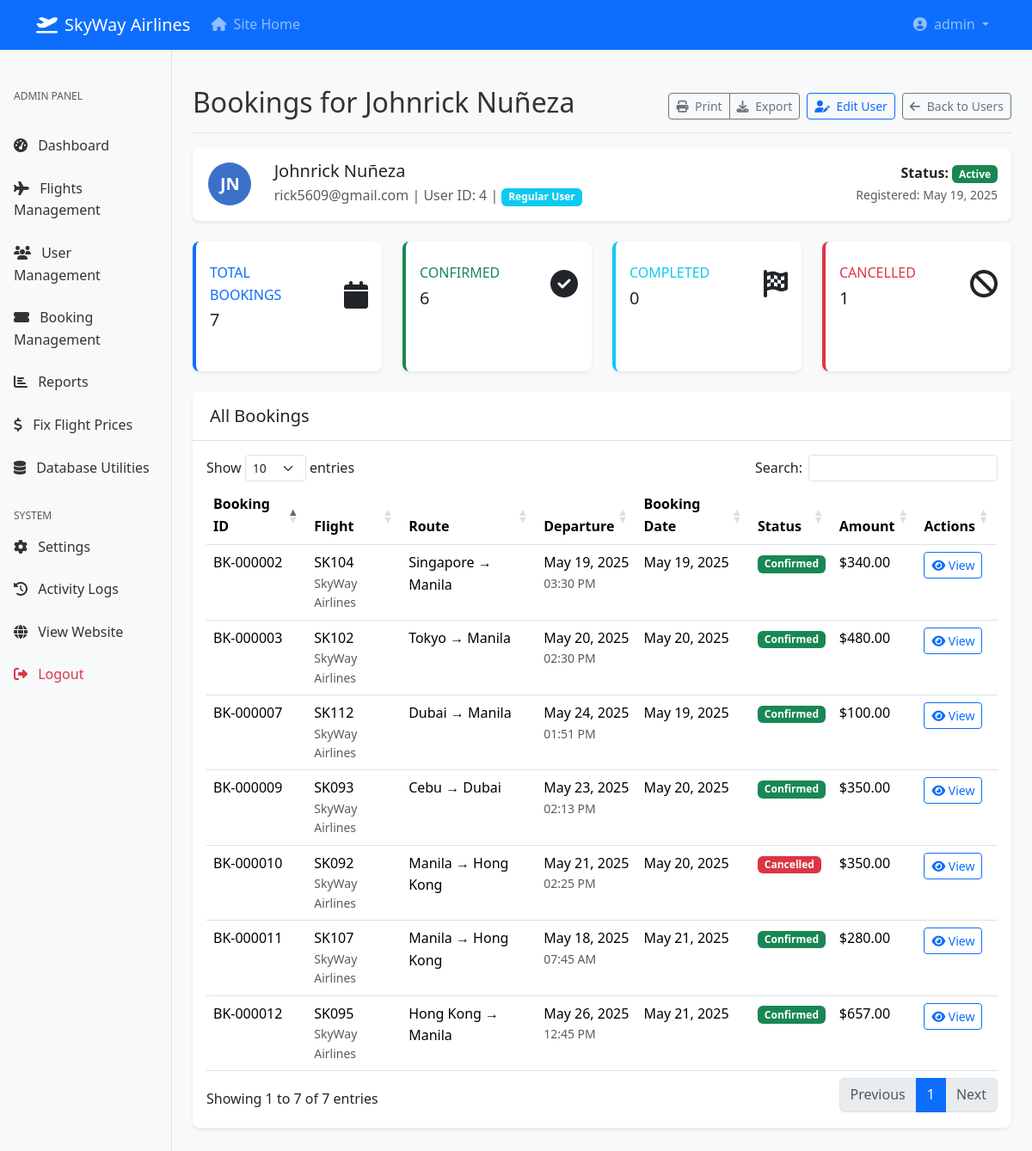
/admin/view_bookings.php?user_id=4 (signed in), run on the app's committed database.
### tables this page shows
CREATE TABLE `users` (
  `user_id` int(11) NOT NULL,
  `username` varchar(50) NOT NULL,
  `email` varchar(100) NOT NULL,
  `password` varchar(255) NOT NULL,
  `first_name` varchar(50) NOT NULL,
  `last_name` varchar(50) NOT NULL,
  `phone` varchar(20) DEFAULT NULL,
  `address` text DEFAULT NULL,
  `role` enum('admin','user') DEFAULT 'user',
  `created_at` timestamp NOT NULL DEFAULT current_timestamp(),
  `updated_at` timestamp NOT NULL DEFAULT current_timestamp() ON UPDATE current_timestamp(),
  `account_status` enum('active','inactive','suspended') DEFAULT 'active'
);

CREATE TABLE `bookings` (
  `booking_id` int(11) NOT NULL,
  `user_id` int(11) NOT NULL,
  `flight_id` int(11) NOT NULL,
  `booking_date` timestamp NOT NULL DEFAULT current_timestamp(),
  `passengers` int(2) NOT NULL DEFAULT 1,
  `seat_numbers` varchar(255) NOT NULL,
  `booking_status` enum('pending','confirmed','cancelled','completed') DEFAULT 'pending',
  `check_in_status` varchar(20) DEFAULT NULL,
  `check_in_time` datetime DEFAULT NULL,
  `payment_status` enum('pending','completed','refunded','failed') DEFAULT 'pending',
  `admin_notes` text DEFAULT NULL,
  `total_amount` decimal(10,2) NOT NULL,
  `price_per_passenger` decimal(10,2) DEFAULT NULL COMMENT 'Price per passenger',
  `base_fare` decimal(10,2) DEFAULT NULL,
  `taxes_fees` decimal(10,2) DEFAULT NULL
);

CREATE TABLE `flights` (
  `flight_id` int(11) NOT NULL,
  `flight_number` varchar(20) NOT NULL,
  `aircraft` varchar(100) DEFAULT NULL,
  `airline` varchar(100) NOT NULL,
  `departure_city` varchar(100) NOT NULL,
  `departure_airport` varchar(100) DEFAULT NULL,
  `arrival_city` varchar(100) NOT NULL,
  `arrival_airport` varchar(100) DEFAULT NULL,
  `departure_time` datetime NOT NULL,
  `arrival_time` datetime NOT NULL,
  `duration` varchar(20) NOT NULL,
  `price` decimal(10,2) NOT NULL,
  `base_price` decimal(10,2) DEFAULT NULL,
  `seats_available` int(11) NOT NULL DEFAULT 180,
  `economy_seats` int(11) DEFAULT 150,
  `business_seats` int(11) DEFAULT 20,
  `first_class_seats` int(11) DEFAULT 10,
  `total_seats` int(11) NOT NULL DEFAULT 180,
  `available_seats` int(11) NOT NULL,
  `status` enum('scheduled','delayed','cancelled','boarding','departed','arrived') DEFAULT 'scheduled',
  `created_at` timestamp NOT NULL DEFAULT current_timestamp(),
  `updated_at` timestamp NOT NULL DEFAULT current_timestamp() ON UPDATE current_timestamp()
);

### admin/view_bookings.php (the view, shortened to what this page needs)
<?php
$user_id = $_GET['user_id'];
require_once '../db/db_config.php';
$stmt = $conn->prepare("SELECT * FROM users WHERE user_id = ?");
$stmt->bind_param("i", $user_id);
$stmt->execute();
$result = $stmt->get_result();
$user = $result->fetch_assoc();
$stmt = $conn->prepare("SELECT b.*, f.flight_number, f.airline, f.departure_city, f.arrival_city,
                     f.departure_time, f.arrival_time, f.status as flight_status
                     FROM bookings b
                     JOIN flights f ON b.flight_id = f.flight_id
                     WHERE b.user_id = ?
                     ORDER BY b.booking_date DESC");
$stmt->bind_param("i", $user_id);
$stmt->execute();
$bookings_result = $stmt->get_result();
$bookings = [];
while ($booking = $bookings_result->fetch_assoc()) {
    $bookings[] = $booking;
}
$booking_stats = [
    'total' => count($bookings),
    'confirmed' => 0,
    'pending' => 0,
    'cancelled' => 0,
    'completed' => 0
];
foreach ($bookings as $booking) {
    if (isset($booking['booking_status'])) {
        $status = strtolower($booking['booking_status']);
        if (isset($booking_stats[$status])) {
            $booking_stats[$status]++;
        }
    }
}
?>
<!DOCTYPE html>
<html lang="en">
<head>
    <link href="https://cdn.jsdelivr.net/npm/bootstrap@5.3.6/dist/css/bootstrap.min.css" rel="stylesheet">
    <link rel="stylesheet" href="https://cdnjs.cloudflare.com/ajax/libs/font-awesome/6.4.0/css/all.min.css">
    <link rel="stylesheet" href="https://cdn.datatables.net/1.11.5/css/dataTables.bootstrap5.min.css">
    <link rel="stylesheet" href="../assets/css/style.css">
    <link rel="stylesheet" href="../assets/css/admin.css">
</head>
<body class="admin-panel">
    <?php include '../includes/navbar.php'; ?>
    <div class="container-fluid">
        <div class="row">
            <?php include 'sidebar.php'; ?>
            <main class="col-md-9 ms-sm-auto col-lg-10 px-md-4 py-4">
                <div class="d-flex justify-content-between flex-wrap flex-md-nowrap align-items-center pt-3 pb-2 mb-3 border-bottom">
                    <h1 class="h2">Bookings for <?php echo htmlspecialchars($user['first_name'] . ' ' . $user['last_name']); ?></h1>
                    <div class="btn-toolbar mb-2 mb-md-0">
                        <div class="btn-group me-2">
                            <button type="button" class="btn btn-sm btn-outline-secondary" onclick="window.print()">
                                <i class="fas fa-print me-1"></i> Print
                            </button>
                            <button type="button" class="btn btn-sm btn-outline-secondary" onclick="exportBookings()">
                                <i class="fas fa-download me-1"></i> Export
                            </button>
                        </div>
                        <a href="edit_user.php?id=<?php echo $user_id; ?>" class="btn btn-sm btn-outline-primary me-2">
                            <i class="fas fa-user-edit me-1"></i> Edit User
                        </a>
                        <a href="manage_users.php" class="btn btn-sm btn-outline-secondary">
                            <i class="fas fa-arrow-left me-1"></i> Back to Users
                        </a>
                    </div>
                </div>
                <div class="card shadow-sm mb-4">
                    <div class="card-body">
                        <div class="row align-items-center">
                            <div class="col-md-1 text-center">
                                <div class="avatar-circle">
                                    <span class="initials"><?php echo strtoupper(substr($user['first_name'], 0, 1) . substr($user['last_name'], 0, 1)); ?></span>
                                </div>
                            </div>
                            <div class="col-md-7">
                                <h5 class="mb-1"><?php echo htmlspecialchars($user['first_name'] . ' ' . $user['last_name']); ?></h5>
                                <p class="mb-0 text-muted">
                                    <?php echo htmlspecialchars($user['email']); ?> |
                                    User ID: <?php echo $user['user_id']; ?> |
                                    <?php echo $user['role'] === 'admin' ? '<span class="badge bg-warning text-dark">Administrator</span>' : '<span class="badge bg-info">Regular User</span>'; ?>
                                </p>
                            </div>
                            <div class="col-md-4 text-md-end">
                                <p class="mb-0">
                                    <strong>Status:</strong>
                                    <?php
                                    $status = isset($user['account_status']) ? $user['account_status'] : 'active';
                                    switch ($status) {
                                        case 'active':
                                            echo '<span class="badge bg-success">Active</span>';
                                            break;
                                    }
                                    ?>
                                </p>
                                <small class="text-muted">
                                    Registered: <?php echo isset($user['created_at']) ? date('M d, Y', strtotime($user['created_at'])) : 'N/A'; ?>
                                </small>
                            </div>
                        </div>
                    </div>
                </div>
                <div class="row mb-4">
                    <div class="col-lg-3 col-md-6 mb-4 mb-lg-0">
                        <div class="card border-left-primary h-100 py-2">
                            <div class="card-body">
                                <div class="row no-gutters align-items-center">
                                    <div class="col mr-2">
                                        <div class="text-xs font-weight-bold text-primary text-uppercase mb-1">
                                            Total Bookings</div>
                                        <div class="h5 mb-0 font-weight-bold"><?php echo $booking_stats['total']; ?></div>
                                    </div>
                                    <div class="col-auto">
                                        <i class="fas fa-calendar fa-2x text-gray-300"></i>
                                    </div>
                                </div>
                            </div>
                        </div>
                    </div>
                    <div class="col-lg-3 col-md-6 mb-4 mb-lg-0">
                        <div class="card border-left-success h-100 py-2">
                            <div class="card-body">
                                <div class="row no-gutters align-items-center">
                                    <div class="col mr-2">
                                        <div class="text-xs font-weight-bold text-success text-uppercase mb-1">
                                            Confirmed</div>
                                        <div class="h5 mb-0 font-weight-bold"><?php echo $booking_stats['confirmed']; ?></div>
                                    </div>
                                    <div class="col-auto">
                                        <i class="fas fa-check-circle fa-2x text-gray-300"></i>
                                    </div>
                                </div>
                            </div>
                        </div>
                    </div>
                    <div class="col-lg-3 col-md-6 mb-4 mb-lg-0">
                        <div class="card border-left-info h-100 py-2">
                            <div class="card-body">
                                <div class="row no-gutters align-items-center">
                                    <div class="col mr-2">
                                        <div class="text-xs font-weight-bold text-info text-uppercase mb-1">
                                            Completed</div>
                                        <div class="h5 mb-0 font-weight-bold"><?php echo $booking_stats['completed']; ?></div>
                                    </div>
                                    <div class="col-auto">
                                        <i class="fas fa-flag-checkered fa-2x text-gray-300"></i>
                                    </div>
                                </div>
                            </div>
                        </div>
                    </div>
                    <div class="col-lg-3 col-md-6">
                        <div class="card border-left-danger h-100 py-2">
                            <div class="card-body">
                                <div class="row no-gutters align-items-center">
                                    <div class="col mr-2">
                                        <div class="text-xs font-weight-bold text-danger text-uppercase mb-1">
                                            Cancelled</div>
                                        <div class="h5 mb-0 font-weight-bold"><?php echo $booking_stats['cancelled']; ?></div>
                                    </div>
                                    <div class="col-auto">
                                        <i class="fas fa-ban fa-2x text-gray-300"></i>
                                    </div>
                                </div>
                            </div>
                        </div>
                    </div>
                </div>
                <div class="card shadow-sm">
                    <div class="card-header bg-white py-3">
                        <h5 class="mb-0">All Bookings</h5>
                    </div>
                    <div class="card-body">
                        <div class="table-responsive">
                            <table class="table table-hover" id="bookingsTable">
                                <thead>
                                    <tr>
                                        <th>Booking ID</th>
                                        <th>Flight</th>
                                        <th>Route</th>
                                        <th>Departure</th>
                                        <th>Booking Date</th>
                                        <th>Status</th>
                                        <th>Amount</th>
                                        <th>Actions</th>
                                    </tr>
                                </thead>
                                <tbody>
                                    <?php foreach ($bookings as $booking): ?>
                                    <tr>
                                        <td>BK-<?php echo str_pad($booking['booking_id'], 6, '0', STR_PAD_LEFT); ?></td>
                                        <td>
                                            <div><?php echo htmlspecialchars($booking['flight_number']); ?></div>
                                            <div class="small text-muted"><?php echo htmlspecialchars($booking['airline']); ?></div>
                                        </td>
                                        <td><?php echo htmlspecialchars($booking['departure_city']); ?> → <?php echo htmlspecialchars($booking['arrival_city']); ?></td>
                                        <td>
                                            <div><?php echo date('M d, Y', strtotime($booking['departure_time'])); ?></div>
                                            <div class="small text-muted"><?php echo date('h:i A', strtotime($booking['departure_time'])); ?></div>
                                        </td>
                                        <td><?php echo date('M d, Y', strtotime($booking['booking_date'])); ?></td>
                                        <td>
                                            <?php
                                            $booking_status = isset($booking['booking_status']) ? $booking['booking_status'] : '';
                                            switch ($booking_status) {
                                                case 'confirmed':
                                                    echo '<span class="badge bg-success">Confirmed</span>';
                                                    break;
                                                case 'cancelled':
                                                    echo '<span class="badge bg-danger">Cancelled</span>';
                                                    break;
                                            }
                                            ?>
                                        </td>
                                        <td>
                                            <?php echo isset($booking['total_amount']) ? '$' . number_format($booking['total_amount'], 2) : 'N/A'; ?>
                                        </td>
                                        <td>
                                            <a href="booking_details.php?id=<?php echo $booking['booking_id']; ?>" class="btn btn-sm btn-outline-primary">
                                                <i class="fas fa-eye"></i> View
                                            </a>
                                        </td>
                                    </tr>
                                    <?php endforeach; ?>
                                </tbody>
                            </table>
                        </div>
                    </div>
                </div>
            </main>
        </div>
    </div>
</body>
</html>

### data on the page
users: first_name+last_name "Johnrick Nuñeza", first_name+last_name "JN", email "rick5609@gmail.com", user_id "4", created_at "May 19, 2025"
bookings: booking_id "000012", flight.flight_number "SK095", flight.airline "SkyWay Airlines", flight.departure_city "Hong Kong", flight.arrival_city "Manila", flight.departure_time "May 26, 2025", flight.departure_time "12:45 PM", booking_date "May 21, 2025", booking_status "Confirmed", total_amount "657.00"
bookings: booking_id "000011", flight.flight_number "SK107", flight.airline "SkyWay Airlines", flight.departure_city "Manila", flight.arrival_city "Hong Kong", flight.departure_time "May 18, 2025", flight.departure_time "07:45 AM", booking_date "May 21, 2025", booking_status "Confirmed", total_amount "280.00"
bookings: booking_id "000003", flight.flight_number "SK102", flight.airline "SkyWay Airlines", flight.departure_city "Tokyo", flight.arrival_city "Manila", flight.departure_time "May 20, 2025", flight.departure_time "02:30 PM", booking_date "May 20, 2025", booking_status "Confirmed", total_amount "480.00"
bookings: booking_id "000010", flight.flight_number "SK092", flight.airline "SkyWay Airlines", flight.departure_city "Manila", flight.arrival_city "Hong Kong", flight.departure_time "May 21, 2025", flight.departure_time "02:25 PM", booking_date "May 20, 2025", booking_status "Cancelled", total_amount "350.00"
bookings: booking_id "000009", flight.flight_number "SK093", flight.airline "SkyWay Airlines", flight.departure_city "Cebu", flight.arrival_city "Dubai", flight.departure_time "May 23, 2025", flight.departure_time "02:13 PM", booking_date "May 20, 2025", booking_status "Confirmed", total_amount "350.00"
bookings: booking_id "000007", flight.flight_number "SK112", flight.airline "SkyWay Airlines", flight.departure_city "Dubai", flight.arrival_city "Manila", flight.departure_time "May 24, 2025", flight.departure_time "01:51 PM", booking_date "May 19, 2025", booking_status "Confirmed", total_amount "100.00"
bookings: booking_id "000002", flight.flight_number "SK104", flight.airline "SkyWay Airlines", flight.departure_city "Singapore", flight.arrival_city "Manila", flight.departure_time "May 19, 2025", flight.departure_time "03:30 PM", booking_date "May 19, 2025", booking_status "Confirmed", total_amount "340.00"

### other printed values
$_SESSION['username'] "admin"
$booking_stats['total'] "7"
$booking_stats['confirmed'] "6"
$booking_stats['completed'] "0"
$booking_stats['cancelled'] "1"
